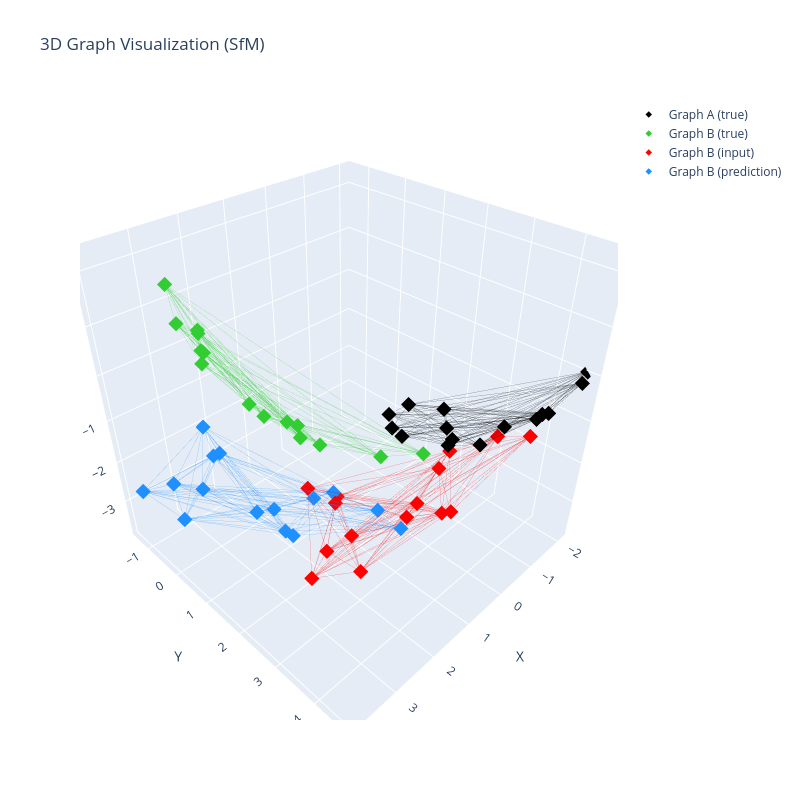

The cell this chart's notebook holds for it:
### Markdown cell above
# Visualize Prediction

Here we visualize a prediction. This visual is for the training dataset. We notice it looks pretty good! But if we take a look at an example from the validation dataset... we will see that it fails to generalize.

### Code cell
import utils.vis

# Use the new helper function to visualize predictions
# sample = train_dataset[15]
sample = val_dataset[0]
predicted_graph_b, true_graph_b, graph_a, graph_b = utils.vis.visualize_sfm_prediction(model, sample)

### Figure 1 — Plotly figure (JSON) as saved in the notebook; plotly's stock layout.template omitted (floating-point values rounded to 4 significant figures; data arrays with more than 128 entries replaced by an {"elided": "..."} marker saying what was removed)
{"data": [{"hovertemplate": "%{x:.2f}, %{y:.2f}, %{z:.2f}<extra></extra>", "marker": {"color": "black", "opacity": 1.0, "size": 5, "symbol": "diamond"}, "mode": "markers", "name": "Graph A (true)", "x": [-1.197, -1.208, 0.3296, -0.8214, -1.686, -1.837, -0.8713, -0.5056, 1.093, -0.6855, -2.277, 1.872, -1.421, -0.3578, -1.106], "y": [3.642, 4.356, 4.133, 4.668, 1.85, 4.681, 1.028, 1.447, 4.029, 2.849, 4.535, 3.713, 1.098, 4.71, 2.386], "z": [-1.168, -0.5255, -0.4878, -0.1491, -1.898, -0.004015, -2.036, -1.987, -0.1331, -1.62, -0.02787, 0.2984, -2.018, -0.01577, -1.81], "type": "scatter3d"}, {"hoverinfo": "skip", "line": {"color": "black", "width": 1}, "mode": "lines", "opacity": 0.3, "showlegend": false, "x": {"elided": "309 float values"}, "y": {"elided": "309 float values"}, "z": {"elided": "309 float values"}, "type": "scatter3d"}, {"hovertemplate": "%{x:.2f}, %{y:.2f}, %{z:.2f}<extra></extra>", "marker": {"color": "limegreen", "opacity": 1.0, "size": 5, "symbol": "diamond"}, "mode": "markers", "name": "Graph B (true)", "x": [2.729, 3.309, 2.908, 2.669, 1.842, 2.701, 3.459, 2.155, 2.413, 2.708, 2.713, 3.124, 3.46, 1.379, 1.162], "y": [2.013, 0.04642, 1.279, 2.205, 1.807, -0.3182, 0.1433, 1.652, -0.7801, -0.2067, 1.397, 0.3855, 0.904, 2.849, 3.597], "z": [0.1322, 1.386, 0.2086, 0.1284, -0.9374, 0.1976, 2.166, -0.6901, 0.5853, 0.4801, -0.07628, 0.9443, 1.607, -0.8779, -0.5108], "type": "scatter3d"}, {"hoverinfo": "skip", "line": {"color": "limegreen", "width": 1}, "mode": "lines", "opacity": 0.3, "showlegend": false, "x": {"elided": "303 float values"}, "y": {"elided": "303 float values"}, "z": {"elided": "303 float values"}, "type": "scatter3d"}, {"hovertemplate": "%{x:.2f}, %{y:.2f}, %{z:.2f}<extra></extra>", "marker": {"color": "red", "opacity": 1.0, "size": 5, "symbol": "diamond"}, "mode": "markers", "name": "Graph B (input)", "x": [-0.1326, 1.758, 0.2013, -0.2069, -1.202, 0.6716, 2.479, -0.8733, 1.138, 0.901, -0.1325, 1.209, 1.714, -1.551, -1.481], "y": [3.161, 1.831, 2.547, 3.322, 2.449, 1.011, 2.175, 2.453, 0.6166, 1.194, 2.528, 1.977, 2.726, 3.314, 4.054], "z": [-2.989, -3.647, -3.285, -2.895, -2.42, -3.402, -3.597, -2.694, -3.13, -3.324, -3.14, -3.502, -3.574, -1.762, -1.327], "type": "scatter3d"}, {"hoverinfo": "skip", "line": {"color": "red", "width": 1}, "mode": "lines", "opacity": 0.3, "showlegend": false, "x": {"elided": "303 float values"}, "y": {"elided": "303 float values"}, "z": {"elided": "303 float values"}, "type": "scatter3d"}, {"hovertemplate": "%{x:.2f}, %{y:.2f}, %{z:.2f}<extra></extra>", "marker": {"color": "dodgerblue", "opacity": 1.0, "size": 5, "symbol": "diamond"}, "mode": "markers", "name": "Graph B (prediction)", "x": [2.187, 3.385, 2.299, 2.162, 0.7874, 2.046, 4.104, 1.16, 2.148, 2.284, 1.964, 2.948, 3.717, 0.6361, 0.8551], "y": [1.101, -0.8283, 0.3561, 1.301, 1.02, -1.14, -0.7016, 0.817, -1.483, -1.009, 0.4912, -0.4951, -0.0158, 2.143, 2.952], "z": [-3.3, -2.515, -3.212, -3.303, -3.211, -2.671, -2.187, -3.264, -2.106, -2.535, -3.262, -2.72, -2.707, -3.075, -2.872], "type": "scatter3d"}, {"hoverinfo": "skip", "line": {"color": "dodgerblue", "width": 1}, "mode": "lines", "opacity": 0.3, "showlegend": false, "x": {"elided": "303 float values"}, "y": {"elided": "303 float values"}, "z": {"elided": "303 float values"}, "type": "scatter3d"}], "layout": {"scene": {"xaxis": {"title": {"text": "X"}, "range": [-2.277, 4.104]}, "yaxis": {"title": {"text": "Y"}, "range": [-1.577, 4.803]}, "zaxis": {"title": {"text": "Z"}, "range": [-3.931, 2.45]}, "aspectmode": "cube"}, "title": {"text": "3D Graph Visualization (SfM)"}, "width": 800, "height": 800}}
